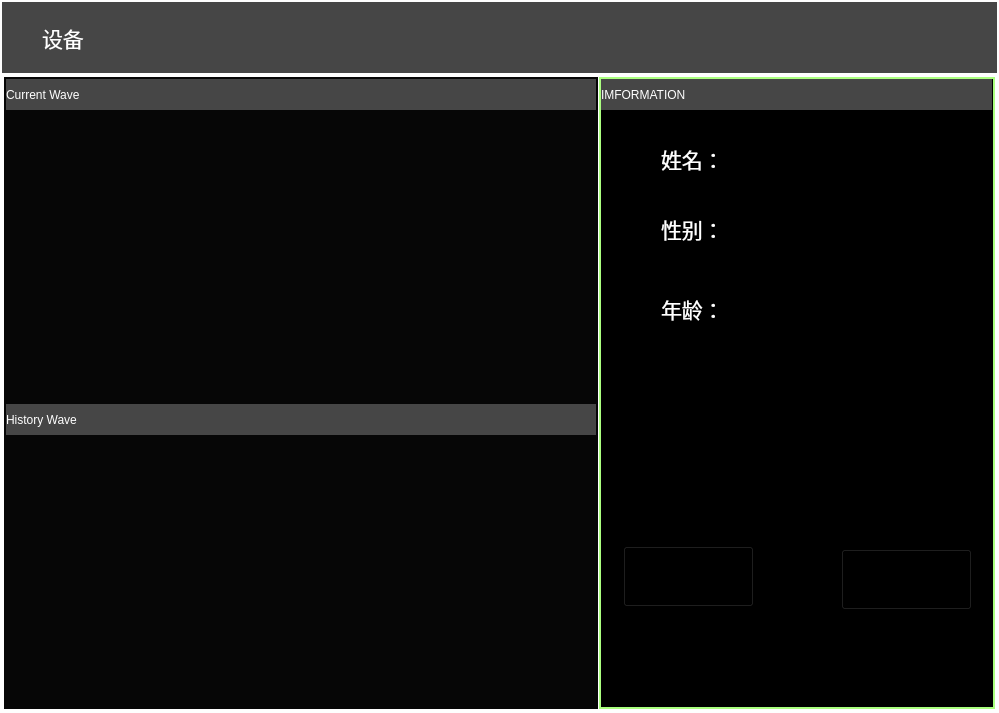
<?xml version="1.0" encoding="UTF-8"?>
<ui version="4.0">
 <class>MainWidget</class>
 <widget class="QWidget" name="MainWidget">
  <property name="geometry">
   <rect>
    <x>0</x>
    <y>0</y>
    <width>999</width>
    <height>713</height>
   </rect>
  </property>
  <property name="windowTitle">
   <string>MainWidget</string>
  </property>
  <property name="styleSheet">
   <string notr="true">background-color: rgb(254, 254, 254);</string>
  </property>
  <layout class="QVBoxLayout" name="verticalLayout" stretch="1,9">
   <property name="spacing">
    <number>2</number>
   </property>
   <property name="leftMargin">
    <number>2</number>
   </property>
   <property name="topMargin">
    <number>2</number>
   </property>
   <property name="rightMargin">
    <number>2</number>
   </property>
   <property name="bottomMargin">
    <number>2</number>
   </property>
   <item>
    <widget class="QWidget" name="widget" native="true">
     <property name="styleSheet">
      <string notr="true">background-color: rgb(70, 70, 70);</string>
     </property>
     <widget class="QLabel" name="label_32">
      <property name="geometry">
       <rect>
        <x>40</x>
        <y>20</y>
        <width>91</width>
        <height>31</height>
       </rect>
      </property>
      <property name="styleSheet">
       <string notr="true">color: rgb(255, 255, 255);</string>
      </property>
      <property name="text">
       <string>&lt;html&gt;&lt;head/&gt;&lt;body&gt;&lt;p&gt;&lt;span style=&quot; font-size:16pt;&quot;&gt;设备&lt;/span&gt;&lt;/p&gt;&lt;/body&gt;&lt;/html&gt;</string>
      </property>
     </widget>
    </widget>
   </item>
   <item>
    <widget class="QWidget" name="widget_3" native="true">
     <layout class="QHBoxLayout" name="horizontalLayout" stretch="3,2">
      <property name="spacing">
       <number>1</number>
      </property>
      <property name="leftMargin">
       <number>2</number>
      </property>
      <property name="topMargin">
       <number>2</number>
      </property>
      <property name="rightMargin">
       <number>2</number>
      </property>
      <property name="bottomMargin">
       <number>2</number>
      </property>
      <item>
       <widget class="QWidget" name="leftwidget" native="true">
        <property name="styleSheet">
         <string notr="true">background-color: rgb(6, 6, 6);</string>
        </property>
        <layout class="QVBoxLayout" name="wavelayout" stretch="4,4">
         <property name="spacing">
          <number>1</number>
         </property>
         <property name="leftMargin">
          <number>2</number>
         </property>
         <property name="topMargin">
          <number>2</number>
         </property>
         <property name="rightMargin">
          <number>2</number>
         </property>
         <property name="bottomMargin">
          <number>2</number>
         </property>
         <item>
          <widget class="QWidget" name="current" native="true">
           <property name="styleSheet">
            <string notr="true">color: rgb(0, 255, 0);</string>
           </property>
           <widget class="QLabel" name="label_1">
            <property name="geometry">
             <rect>
              <x>0</x>
              <y>0</y>
              <width>591</width>
              <height>31</height>
             </rect>
            </property>
            <property name="styleSheet">
             <string notr="true">color: rgb(255, 255, 255);
background-color: rgb(70, 70, 70);</string>
            </property>
            <property name="text">
             <string>Current Wave</string>
            </property>
           </widget>
          </widget>
         </item>
         <item>
          <widget class="QWidget" name="history" native="true">
           <property name="styleSheet">
            <string notr="true">color: rgb(255, 0, 0);</string>
           </property>
           <widget class="QLabel" name="label_2">
            <property name="geometry">
             <rect>
              <x>0</x>
              <y>10</y>
              <width>591</width>
              <height>31</height>
             </rect>
            </property>
            <property name="styleSheet">
             <string notr="true">color: rgb(255, 255, 255);
background-color: rgb(70, 70, 70);</string>
            </property>
            <property name="text">
             <string>History Wave</string>
            </property>
           </widget>
          </widget>
         </item>
        </layout>
       </widget>
      </item>
      <item>
       <widget class="QWidget" name="rightwidget" native="true">
        <property name="styleSheet">
         <string notr="true">background-color: rgb(170, 255, 127);</string>
        </property>
        <layout class="QGridLayout" name="gridLayout">
         <property name="leftMargin">
          <number>2</number>
         </property>
         <property name="topMargin">
          <number>2</number>
         </property>
         <property name="rightMargin">
          <number>2</number>
         </property>
         <property name="bottomMargin">
          <number>2</number>
         </property>
         <property name="spacing">
          <number>2</number>
         </property>
         <item row="0" column="0">
          <widget class="QWidget" name="widget_2" native="true">
           <property name="styleSheet">
            <string notr="true">background-color: rgb(0, 0, 0);</string>
           </property>
           <widget class="QLabel" name="nameLabel">
            <property name="geometry">
             <rect>
              <x>60</x>
              <y>50</y>
              <width>221</width>
              <height>61</height>
             </rect>
            </property>
            <property name="styleSheet">
             <string notr="true">color: rgb(0, 255, 0);</string>
            </property>
            <property name="text">
             <string>&lt;html&gt;&lt;head/&gt;&lt;body&gt;&lt;p&gt;&lt;span style=&quot; font-size:16pt; color:#ffffff;&quot;&gt;姓名：&lt;/span&gt;&lt;/p&gt;&lt;/body&gt;&lt;/html&gt;</string>
            </property>
           </widget>
           <widget class="QLabel" name="ageLabel">
            <property name="geometry">
             <rect>
              <x>60</x>
              <y>200</y>
              <width>191</width>
              <height>61</height>
             </rect>
            </property>
            <property name="styleSheet">
             <string notr="true">color: rgb(0, 255, 0);</string>
            </property>
            <property name="text">
             <string>&lt;html&gt;&lt;head/&gt;&lt;body&gt;&lt;p&gt;&lt;span style=&quot; font-size:16pt; color:#ffffff;&quot;&gt;年龄：&lt;/span&gt;&lt;/p&gt;&lt;/body&gt;&lt;/html&gt;</string>
            </property>
           </widget>
           <widget class="QLabel" name="sexLabel">
            <property name="geometry">
             <rect>
              <x>60</x>
              <y>130</y>
              <width>151</width>
              <height>41</height>
             </rect>
            </property>
            <property name="styleSheet">
             <string notr="true">color: rgb(0, 255, 0);</string>
            </property>
            <property name="text">
             <string>&lt;html&gt;&lt;head/&gt;&lt;body&gt;&lt;p&gt;&lt;span style=&quot; font-size:16pt; color:#ffffff;&quot;&gt;性别：&lt;/span&gt;&lt;/p&gt;&lt;/body&gt;&lt;/html&gt;</string>
            </property>
           </widget>
           <widget class="QLabel" name="label_5">
            <property name="geometry">
             <rect>
              <x>0</x>
              <y>0</y>
              <width>391</width>
              <height>31</height>
             </rect>
            </property>
            <property name="styleSheet">
             <string notr="true">color: rgb(255, 255, 255);
background-color: rgb(70, 70, 70);</string>
            </property>
            <property name="text">
             <string>IMFORMATION</string>
            </property>
           </widget>
           <widget class="QPushButton" name="startButton">
            <property name="geometry">
             <rect>
              <x>22</x>
              <y>467</y>
              <width>131</width>
              <height>61</height>
             </rect>
            </property>
            <property name="text">
             <string>START</string>
            </property>
           </widget>
           <widget class="QPushButton" name="stopButton">
            <property name="geometry">
             <rect>
              <x>240</x>
              <y>470</y>
              <width>131</width>
              <height>61</height>
             </rect>
            </property>
            <property name="text">
             <string>STOP</string>
            </property>
           </widget>
          </widget>
         </item>
        </layout>
       </widget>
      </item>
     </layout>
    </widget>
   </item>
  </layout>
 </widget>
 <resources/>
 <connections/>
</ui>
